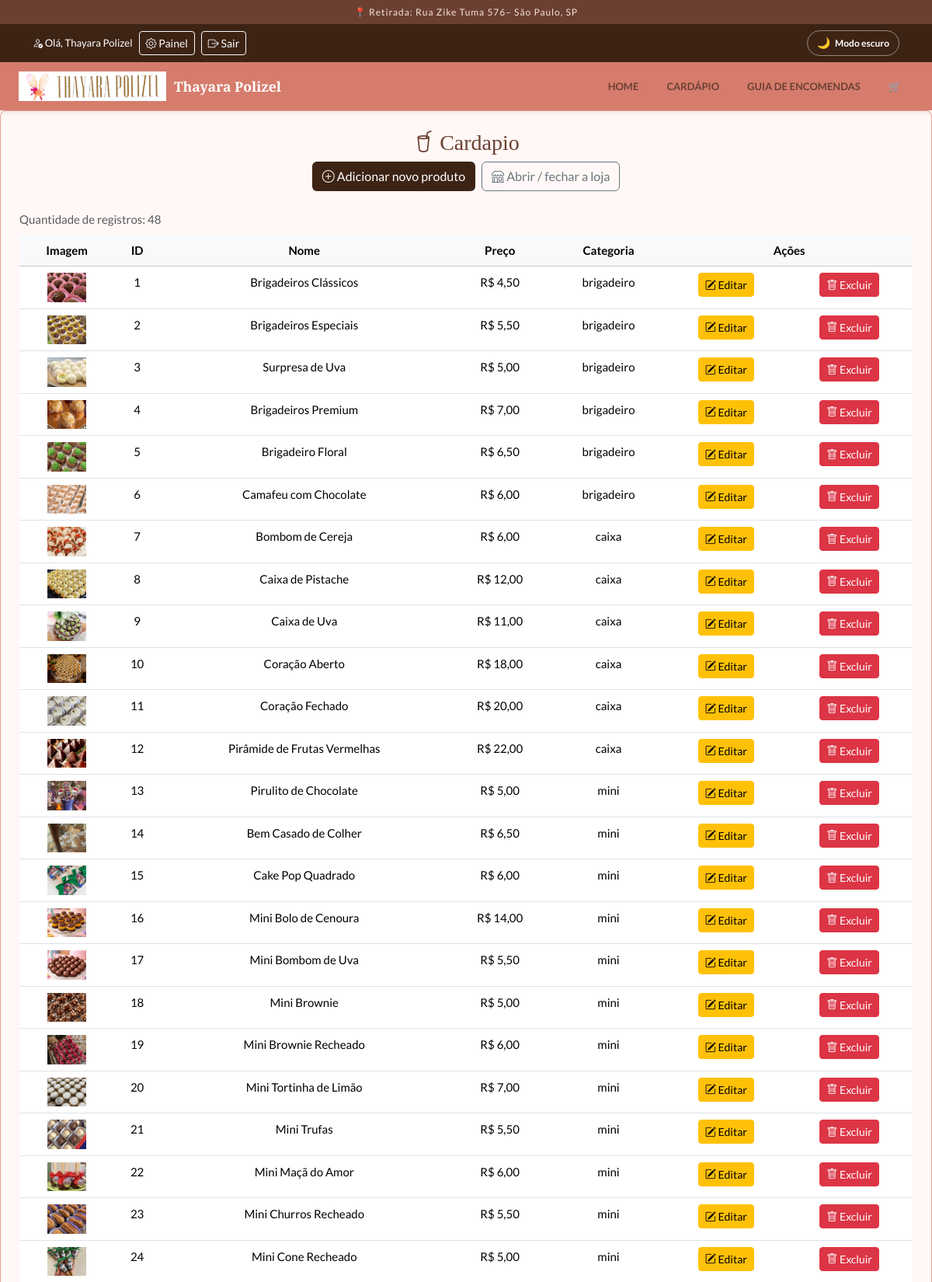
/administradora/cardapio-adm.php (signed in, upper part), run on the app's committed database.
### tables this page shows
CREATE TABLE IF NOT EXISTS produtos (
    id INT AUTO_INCREMENT PRIMARY KEY,
    nome       VARCHAR(100) NOT NULL,
    preco      DECIMAL(10, 2) NOT NULL,
    img        VARCHAR(255) NOT NULL,
    cat        VARCHAR(50) NOT NULL,
    id_usuario INT NOT NULL,
    FOREIGN KEY (id_usuario) REFERENCES usuarios(id)
);

### src/cardapio_crud.php (called while the page is built, shortened)
<?php
function buscarCardapio(PDO $conexao): array
{
    $sql = "SELECT id, nome, preco, img, cat FROM produtos";
    $consulta = $conexao->prepare($sql);
    $consulta->execute();
    return $consulta->fetchAll(PDO::FETCH_ASSOC);
}

### administradora/cardapio-adm.php (the view, shortened to what this page needs)
<?php
require_once __DIR__ . '/../config.php';
require_once BASE_PATH . '/src/cardapio_crud.php';
require_once BASE_PATH . '/includes/cabecalho.php';
$produtosBanco = [];
try {
  $produtosBanco = buscarCardapio($conexao);
} catch (Throwable $e) {
  $erro = "Falha ao buscar Cardapio. Detalhes: <br>" .$e->getMessage();
}
?>
<section class="text-center mb-4 border rounded-3 p-4" style="border-color: var(--borda) !important;">
    <h3><i class="bi bi-cup-straw"></i> Cardapio</h3>
    <p class="d-flex gap-2 justify-content-center flex-wrap">
        <a class="btn text-white" style="background-color: var(--marrom-escuro);" href="<?= BASE_URL ?>/administradora/cardapio-adm_inserir.php"><i class="bi bi-plus-circle"></i> Adicionar novo produto</a>
        <a class="btn btn-outline-secondary" href="<?= BASE_URL ?>/administradora/loja-status.php"><i class="bi bi-shop"></i> Abrir / fechar a loja</a>
    </p>
    <div class="table-responsive">
        <table class="table table-hover caption-top">
            <caption>Quantidade de registros: <?= count($produtosBanco) ?> </caption>
            <thead class="align-middle table-light">
                <tr>
                    <th>Imagem</th>
                    <th>ID</th>
                    <th>Nome</th>
                    <th>Preço</th>
                    <th>Categoria</th>
                    <th colspan="2">Ações</th>
                </tr>
            </thead>
            <tbody>
<?php  foreach($produtosBanco as $produtos): ?>
                <tr>
                    <td><img src="<?= BASE_URL ?>/<?= $produtos['img'] ?>" alt="<?= htmlspecialchars($produtos['nome'], ENT_QUOTES, 'UTF-8') ?>" width="50" /></td>
                    <td><?= $produtos['id'] ?></td>
                    <td><?= htmlspecialchars($produtos['nome'], ENT_QUOTES, 'UTF-8') ?></td>
                    <td>R$ <?= number_format($produtos['preco'], 2, ',', '.') ?></td>
                    <td><?= htmlspecialchars($produtos['cat'], ENT_QUOTES, 'UTF-8') ?></td>
                    <td><a href="cardapio-adm_editar.php?id=<?= $produtos['id'] ?>" class="btn btn-warning btn-sm"><i class="bi bi-pencil-square"></i> Editar</a></td>
                    <td><a href="cardapio-adm_excluir.php?id=<?= $produtos['id'] ?>" class="btn btn-danger btn-sm"><i class="bi bi-trash"></i> Excluir</a></td>
                </tr>
<?php  endforeach; ?>
            </tbody>
        </table>
    </div>
</section>
<?php require_once BASE_PATH . "/includes/rodape.php"; ?>

### css/style.css (style rules this page uses)
:root { --rosa-fundo: #fff8f6; --rosa-pastel: #f7e0db; --rosa-claro: #e5a095; --rosa-escuro: #c96a5a; --marrom: #6b4032; --marrom-claro: #7a5a52; --marrom-escuro: #3d2314; --radius: 12px; --fundo: var(--rosa-fundo); --superficie: #ffffff; --superficie-2: var(--rosa-pastel); --texto: var(--marrom-escuro); --texto-suave: var(--marrom-claro); --titulo: var(--marrom); --destaque: var(--rosa-escuro); --destaque-texto: var(--rosa-escuro); --borda: var(--rosa-claro); --sombra: rgba(107,64,50,.12); --sombra-forte: rgba(107,64,50,.20); --navbar-bg: #d67c6d; --navbar-texto: #ffffff; --nav-link: var(--marrom); --banner-1: var(--rosa-claro); --banner-2: #d67c6d; --banner-3: var(--rosa-escuro); --premium-bg: #fff8e1; --premium-borda: #f0c040; --premium-texto: #7a5900; }
body, .card-produto, .guia-card, .painel-carrinho, .rodape, .navbar-thay, .card-categoria, .cat-label { transition: background-color .25s ease, color .25s ease, border-color .25s ease; }
*, *::before, *::after { box-sizing: border-box; }
body { margin:0; font:15px/1.6 'Lato',sans-serif; background:var(--fundo); color:var(--texto); }
h1,h2,h3 { color:var(--titulo); font-family:'Playfair Display',serif; }

### data on the page
produtos: img (picture), id "1", nome "Brigadeiros Clássicos", preco "4,50", cat "brigadeiro"
produtos: img (picture), id "2", nome "Brigadeiros Especiais", preco "5,50", cat "brigadeiro"
produtos: img (picture), id "3", nome "Surpresa de Uva", preco "5,00", cat "brigadeiro"
produtos: img (picture), id "4", nome "Brigadeiros Premium", preco "7,00", cat "brigadeiro"
produtos: img (picture), id "5", nome "Brigadeiro Floral", preco "6,50", cat "brigadeiro"
produtos: img (picture), id "6", nome "Camafeu com Chocolate", preco "6,00", cat "brigadeiro"
produtos: img (picture), id "7", nome "Bombom de Cereja", preco "6,00", cat "caixa"
produtos: img (picture), id "8", nome "Caixa de Pistache", preco "12,00", cat "caixa"
produtos: img (picture), id "9", nome "Caixa de Uva", preco "11,00", cat "caixa"
produtos: img (picture), id "10", nome "Coração Aberto", preco "18,00", cat "caixa"
produtos: img (picture), id "11", nome "Coração Fechado", preco "20,00", cat "caixa"
produtos: img (picture), id "12", nome "Pirâmide de Frutas Vermelhas", preco "22,00", cat "caixa"
produtos: img (picture), id "13", nome "Pirulito de Chocolate", preco "5,00", cat "mini"
produtos: img (picture), id "14", nome "Bem Casado de Colher", preco "6,50", cat "mini"
produtos: img (picture), id "15", nome "Cake Pop Quadrado", preco "6,00", cat "mini"
produtos: img (picture), id "16", nome "Mini Bolo de Cenoura", preco "14,00", cat "mini"
produtos: img (picture), id "17", nome "Mini Bombom de Uva", preco "5,50", cat "mini"
produtos: img (picture), id "18", nome "Mini Brownie", preco "5,00", cat "mini"
produtos: img (picture), id "19", nome "Mini Brownie Recheado", preco "6,00", cat "mini"
produtos: img (picture), id "20", nome "Mini Tortinha de Limão", preco "7,00", cat "mini"
produtos: img (picture), id "21", nome "Mini Trufas", preco "5,50", cat "mini"
produtos: img (picture), id "22", nome "Mini Maçã do Amor", preco "6,00", cat "mini"
produtos: img (picture), id "23", nome "Mini Churros Recheado", preco "5,50", cat "mini"
produtos: img (picture), id "24", nome "Mini Cone Recheado", preco "5,00", cat "mini"

### other printed values
$usuarioAtual['nome'] "Thayara Polizel"
count($produtosBanco) "48"
